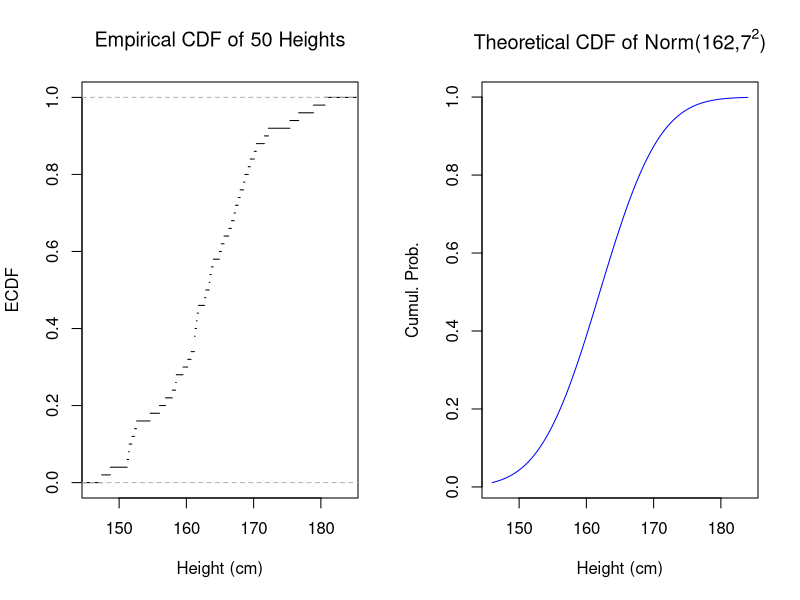
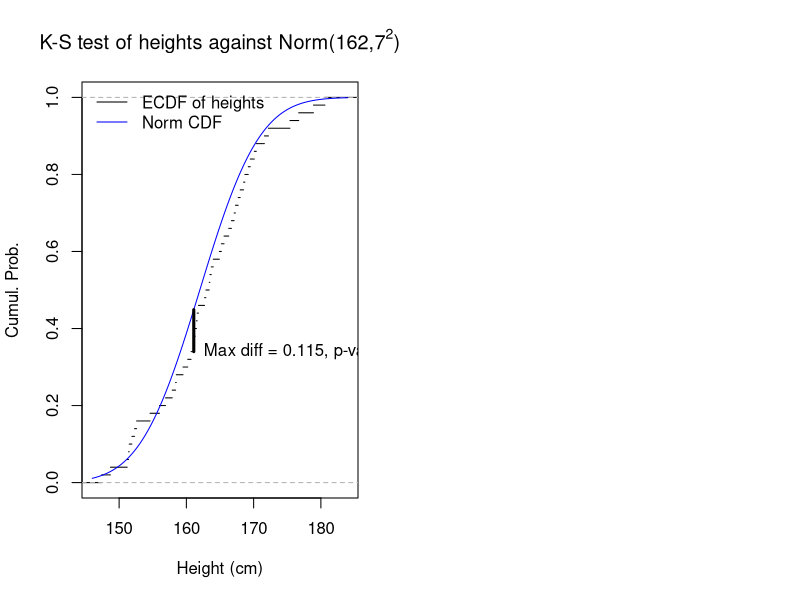
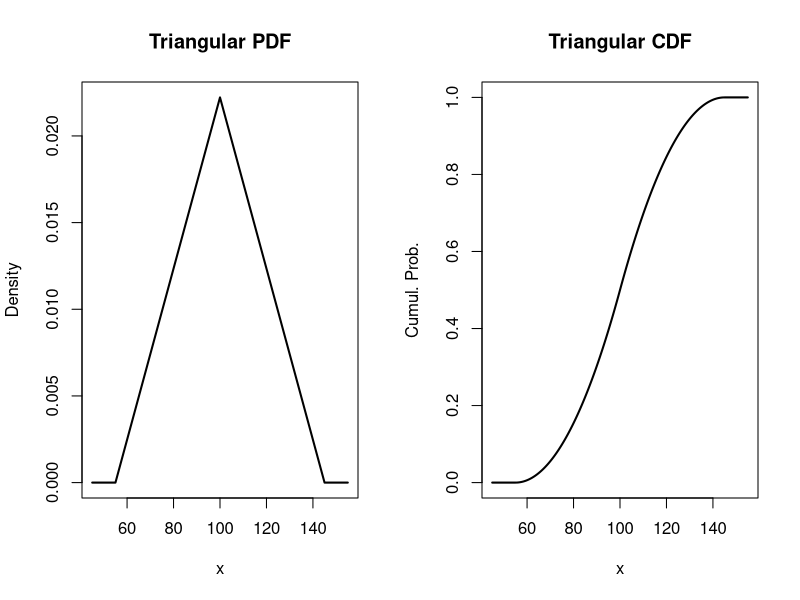

Recreate these plots in R, in order.
## ---- chunk 1
#| label: fig-ecdfs
#| code-fold: true
#| fig-cap: "Empirical and Theoretical CDFs"

#empirical cdf
par(mfrow=c(1,2))
set.seed(1977)
hgt50 <- round(rnorm(50,165,7),1)
plot(ecdf(hgt50),do.points=FALSE,main=expression('Empirical CDF of 50 Heights'),
     xlab='Height (cm)',ylab='ECDF',xlim=c(146,184))
plot(seq(146,184,0.1),pnorm(seq(146,184,0.1),162,7),type='l',
     col='#0000ff',main=expression(paste('Theoretical CDF of Norm(162,',7^2,')')),
     ylab='Cumul. Prob.',xlab='Height (cm)',xlim=c(146,184))
## ---- chunk 2
#| label: fig-kstest
#| code-fold: true
#| fig-cap: "Graphical illustration of a Kolmogorov-Smirnov test"

#k-s test
kst <- suppressWarnings(ks.test(hgt50,pnorm,mean=162,sd=7))
Fhgt <- sapply(seq(146,184,0.1),function(z){mean(hgt50<=z)})
Fnorm <- pnorm(seq(146,184,0.1),162,7)
plot(ecdf(hgt50),do.points=FALSE,main=
       expression(paste('K-S test of heights against Norm(162,',7^2,')')),
     xlab='Height (cm)',ylab='Cumul. Prob.',xlim=c(146,184))
lines(seq(146,184,0.1),Fnorm,col='#0000ff')
k_max <- order(abs(Fnorm-Fhgt),decreasing=TRUE)[1]
x_max <- seq(146,184,0.1)[152]
segments(x0=x_max,x1=x_max,y0=Fhgt[k_max],y1=Fnorm[k_max],lwd=3)
legend(x='topleft',bty='n',lwd=1,col=c('#000000','#0000ff'),
       legend=c('ECDF of heights','Norm CDF'))
text(x=x_max,y=Fhgt[k_max],label='Max diff = 0.115, p-value=0.529',pos=4)
## ---- chunk 3
library(MASS)
stoptimes <- c(3.68, 2.86, 3.40, 3.82, 4.32, 3.40, 3.82, 3.73, 4.33, 3.56, 3.27, 3.41, 3.25, 4.04, 3.34, 3.88, 3.85, 3.07, 3.58, 3.88)
(norm.ests <- fitdistr(stoptimes,'normal')$estimate)
## ---- chunk 4
suppressWarnings(ks.test(stoptimes,pnorm,mean=norm.ests[1],sd=norm.ests[2]))
## ---- chunk 5
(lognorm.ests <- fitdistr(stoptimes,'log-normal')$estimate)
## ---- chunk 6
suppressWarnings(ks.test(stoptimes,plnorm,meanlog=lognorm.ests[1],sdlog=lognorm.ests[2]))
## ---- chunk 7
#| label: fig-triangular
#| code-fold: true
#| fig-cap: "Triangular(55,145,100) distribution"

#theoretical pdf
par(mfrow=c(1,2))
plot(x=c(45,55,100,145,155),y=c(0,0,1/45,0,0),type='l',lwd=2,xlab='x',ylab='Density',
     main='Triangular PDF',xlim=c(45,155))
xseq <- seq(45,155,0.1)
yseq <- c(rep(0,101),(seq(55.1,100,0.1)-55)^2/(90*45),
          1-(145-seq(100.1,145,0.1))^2/(90*45),rep(1,100))
plot(x=xseq,y=yseq,type='l',lwd=2,xlab='x',ylab='Cumul. Prob.',
     main='Triangular CDF',xlim=c(45,155))
